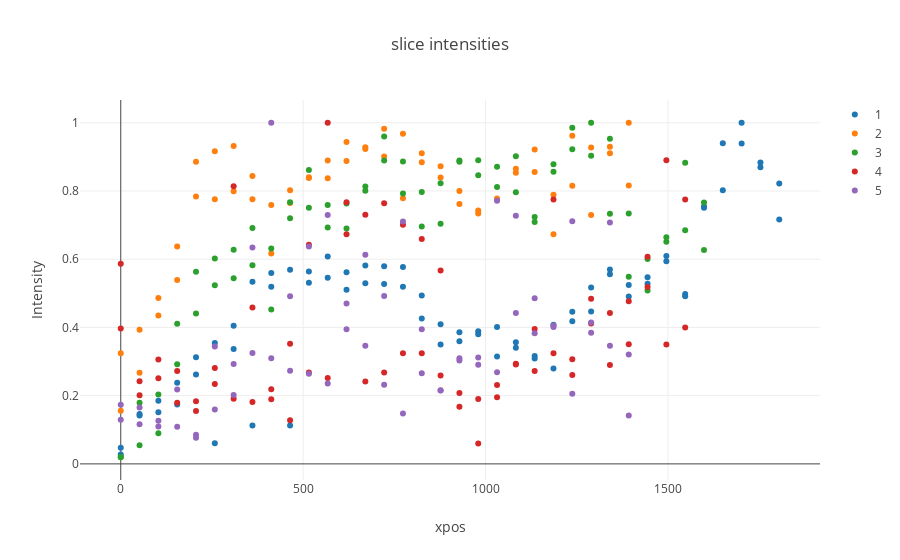

This figure's notebook cell:
### Markdown cell above
**Figure Peaks**

Centered peak positions across transects for data in each folder. Grandient shows intensity at peak position. Intensities were divided by the maximum by Figure. 

### IV. Amplitude analysis. 


We extracted the amplitude of transect peaks, divided by the maximum by folder. 

i) Peak amplitude by transect and folder:

### Code cell
fig_amp= [go.Scatter(
    x= samp_track_dict[folder][:,0],
    y= samp_track_dict[folder][:,2],
    name= folder,
    mode= 'markers'
) for folder in samp_track_dict.keys()]

layout= go.Layout(
    title= 'slice intensities',
    xaxis= dict(
        title= 'xpos'    
    ),
    yaxis= dict(
        title= 'Intensity'
    )
)

Figure= go.Figure(data= fig_amp,layout= layout)
iplot(Figure)
